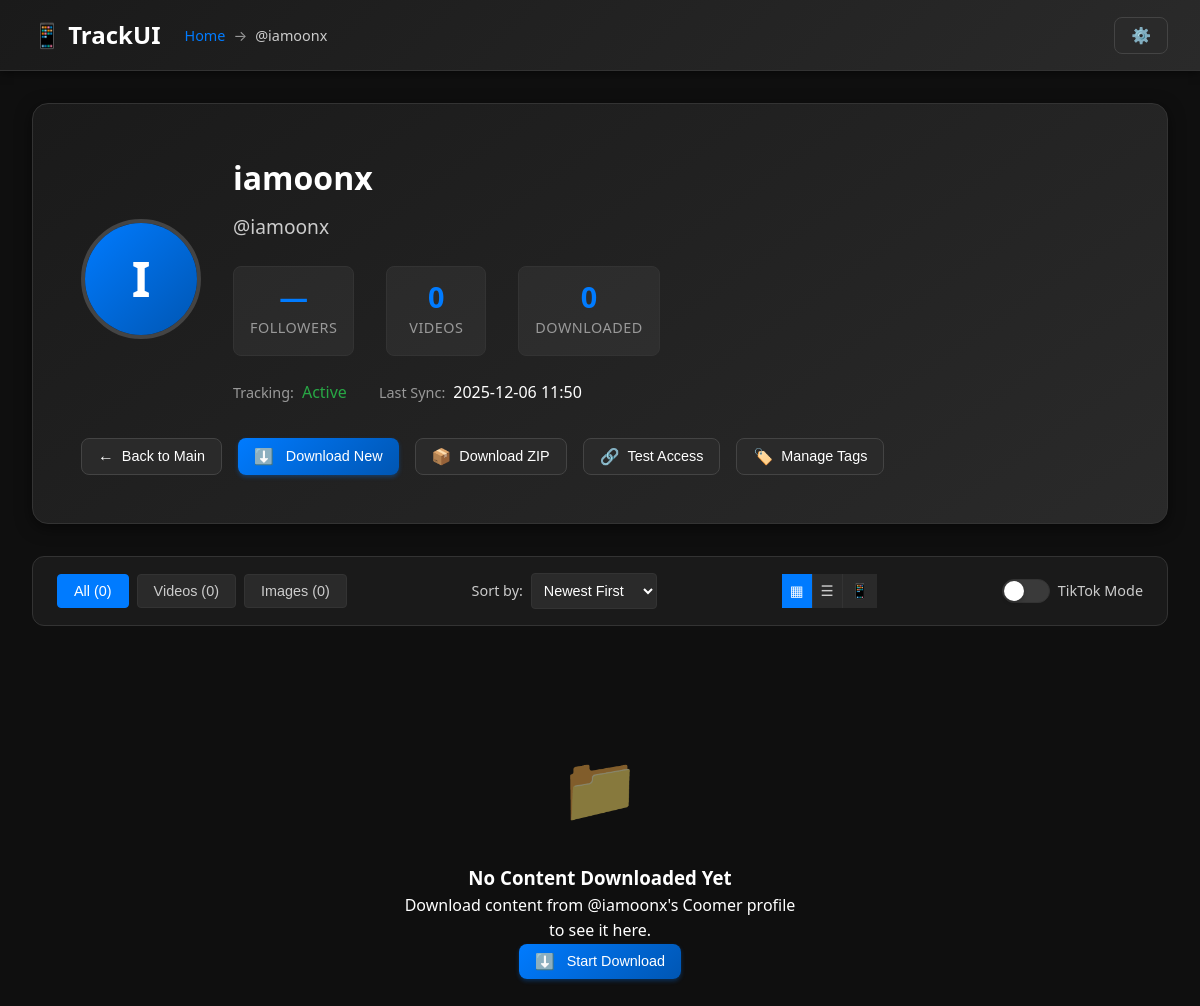
Page /user/iamoonx?platform=coomer on the committed database.
### tables this page shows
CREATE TABLE users (
            id INTEGER PRIMARY KEY AUTOINCREMENT,
            username TEXT NOT NULL,
            platform TEXT NOT NULL DEFAULT 'tiktok',
            display_name TEXT,
            profile_picture TEXT,
            follower_count INTEGER DEFAULT 0,
            following_count INTEGER DEFAULT 0,
            video_count INTEGER DEFAULT 0,
            is_tracking BOOLEAN DEFAULT 1,
            last_sync TIMESTAMP,
            created_at TIMESTAMP DEFAULT CURRENT_TIMESTAMP,
            download_count INTEGER DEFAULT 0,
            last_download TIMESTAMP,
            UNIQUE(username, platform)
        );

### app.py (the view, shortened to what this page needs)
@app.route('/user/<username>')
def user_profile(username):
    conn = get_db_connection()
    user = conn.execute('SELECT * FROM users WHERE username = ?', (username,)).fetchone()
    if not user:
        conn.close()
        abort(404)
    user_tags = conn.execute('''
        SELECT t.* FROM tags t
        JOIN user_tags ut ON t.id = ut.tag_id
        WHERE ut.user_id = ?
    ''', (user['id'],)).fetchall()
    conn.close()
    user_platform = user['platform'] if 'platform' in user.keys() else 'tiktok'
    platform = user_platform if user_platform else request.args.get('platform', 'tiktok')
    user_dir = os.path.join(DOWNLOADS_PATH, platform, username)
    media_files = []
    videos_only = get_bool_setting('profile_feed_videos_only', False)
    if videos_only:
        media_files = [m for m in media_files if m['type'] == 'video']
    media_files.sort(key=lambda x: (x['type'] != 'video', -x['modified'].timestamp()))
    stories_files = []
    highlights_files = []
    videos_count = len([m for m in media_files if m['type'] == 'video'])
    images_count = len([m for m in media_files if m['type'] == 'image'])
    stories_count = len(stories_files)
    highlights_count = len(highlights_files)
    avatar_url = None
    for ext in ['.jpg', '.jpeg', '.png', '.webp']:
        candidate = os.path.join(AVATARS_PATH, f"{platform}_{username}{ext}")
        if os.path.exists(candidate):
            avatar_url = f"/avatar/{username}"
            break
        candidate_legacy = os.path.join(AVATARS_PATH, f"{username}{ext}")
        if os.path.exists(candidate_legacy):
            avatar_url = f"/avatar/{username}"
            break
    if not avatar_url:
        first_image = next((m for m in media_files if m['type'] == 'image'), None)
        if first_image:
            avatar_url = f"/downloads/{first_image['path']}"
    return render_template('user.html',
                         user=dict(user),
                         user_tags=[dict(tag) for tag in user_tags],
                         media_files=media_files,
                         stories_files=stories_files,
                         highlights_files=highlights_files,
                         highlights_grouped=highlights_grouped if platform == 'instagram' else [],
                         media_counts={
                             'videos': videos_count,
                             'images': images_count,
                             'stories': stories_count,
                             'highlights': highlights_count,
                             'total': len(media_files)
                         },
                         avatar_url=avatar_url,
                         download_progress=download_progress.get(username, {}),
                         platform=platform)

### app.py (called while the page is built)
def get_db_connection():
    conn = sqlite3.connect(DATABASE_PATH)
    conn.row_factory = sqlite3.Row
    return conn

def get_setting(key, default=None):
    try:
        conn = get_db_connection()
        row = conn.execute('SELECT value FROM settings WHERE key = ?', (key,)).fetchone()
        conn.close()
        if row and row['value'] is not None:
            return row['value']
    except Exception:
        pass
    return default

def get_bool_setting(key, default=False):
    val = str(get_setting(key, 'true' if default else 'false')).strip().lower()
    return val in ('1', 'true', 'yes', 'on')

@app.template_filter('strftime')
def strftime_filter(value, fmt='%Y-%m-%d %H:%M'):
    try:
        if not value:
            return ''
        if isinstance(value, str):
            try:
                dt = datetime.fromisoformat(value)
            except Exception:
                return value
            return dt.strftime(fmt)
        return value.strftime(fmt)
    except Exception:
        return str(value)

### templates/user.html (shortened to what this page needs)
{% extends "layout.html" %}
{% block breadcrumb %}
<span class="breadcrumb-separator">→</span>
<span>@{{ user.username }}</span>
{% endblock %}
{% block content %}
<div class="user-profile">
    <div class="user-header">
        <div class="user-header-content">
            <div class="user-avatar-large">
                {% if avatar_url %}
                <img src="{{ avatar_url }}" alt="{{ user.display_name or user.username }}">
                {% else %}
                <div class="avatar-placeholder">{{ (user.display_name or user.username)[0]|upper }}</div>
                {% endif %}
            </div>
            <div class="user-details">
                <h1 class="user-display-name">{{ user.display_name or user.username }}</h1>
                <p class="user-handle">@{{ user.username }}</p>
                <div class="user-stats-row">
                    <div class="stat-box">
                        <div class="stat-number">{{ user.follower_count if user.follower_count and user.follower_count >
                            0 else '—' }}</div>
                        <div class="stat-label">Followers</div>
                    </div>
                    <div class="stat-box">
                        <div class="stat-number">{{ media_counts.videos }}</div>
                        <div class="stat-label">Videos</div>
                    </div>
                    <div class="stat-box">
                        <div class="stat-number">{{ media_counts.total }}</div>
                        <div class="stat-label">Downloaded</div>
                    </div>
                </div>
                <div class="status-info">
                    <div class="status-item">
                        <span class="status-label">Tracking:</span>
                        <span class="status-value {{ 'active' if user.is_tracking else 'inactive' }}">
                            {{ 'Active' if user.is_tracking else 'Inactive' }}
                        </span>
                    </div>
                    <div class="status-item">
                        <span class="status-label">Last Sync:</span>
                        <span class="status-value">
                            {% if user.last_sync %}
                            {{ user.last_sync|strftime('%Y-%m-%d %H:%M') }}
                            {% else %}
                            Never
                            {% endif %}
                        </span>
                    </div>
                </div>
            </div>
        </div>
        <div class="user-actions">
            <button class="btn btn-secondary" onclick="goBack()">
                <span class="btn-icon">←</span>
                Back to Main
            </button>
            <button class="btn btn-primary" id="downloadNewBtn"
                onclick="downloadNewContent('{{ user.username }}', '{{ request.args.get('platform','tiktok') }}')">
                <span class="btn-icon">⬇️</span>
                Download New
            </button>
            <button class="btn btn-secondary"
                onclick="downloadZip('{{ user.username }}', '{{ request.args.get('platform','tiktok') }}')">
                <span class="btn-icon">📦</span>
                Download ZIP
            </button>
            <button class="btn btn-secondary" onclick="testAccess()">
                <span class="btn-icon">🔗</span>
                Test Access
            </button>
            <button class="btn btn-secondary" onclick="showUserTagModal('{{ user.username }}')">
                <span class="btn-icon">🏷️</span>
                Manage Tags
            </button>
        </div>
    </div>
    <div class="media-controls">
        <div class="media-filters">
            <button class="filter-btn active" id="allFilter" onclick="filterMedia('all')">
                All ({{ media_files|length }})
            </button>
            <button class="filter-btn" id="videoFilter" onclick="filterMedia('video')">
                Videos ({{ media_files|selectattr('type', 'equalto', 'video')|list|length }})
            </button>
            <button class="filter-btn" id="imageFilter" onclick="filterMedia('image')">
                Images ({{ media_files|selectattr('type', 'equalto', 'image')|list|length }})
            </button>
        </div>
        <div class="sort-controls">
            <label for="sortSelect">Sort by:</label>
            <select id="sortSelect" onchange="sortMedia()">
                <option value="date-desc">Newest First</option>
            </select>
        </div>
        <div class="view-options">
            <button class="view-btn active" id="gridViewBtn" onclick="toggleMediaView('grid')">
                <span class="btn-icon">▦</span>
            </button>
            <button class="view-btn" id="listViewBtn" onclick="toggleMediaView('list')">
                <span class="btn-icon">☰</span>
            </button>
            <button class="view-btn" id="tiktokViewBtn" onclick="toggleMediaView('tiktok')">
                <span class="btn-icon">📱</span>
            </button>
        </div>
        <div class="tiktok-toggle">
            <label class="tiktok-switch">
                <span class="tiktok-slider"></span>
                <span class="tiktok-label">TikTok Mode</span>
            </label>
        </div>
    </div>
    {% if media_files %}
    <div class="media-gallery" id="mediaGallery">
        {% for file in media_files %}
        <div class="media-item" data-type="{{ file.type }}" data-name="{{ file.filename }}" data-size="{{ file.size }}"
            data-date="{{ file.modified.timestamp() }}">
            <div class="media-preview">
                {% if file.type == 'video' %}
                <video controls preload="metadata" playsinline webkit-playsinline muted>
                    <source src="{{ url_for('download_file', filename=file.path) }}" type="video/mp4">
                    Your browser does not support the video tag.
                </video>
                <div class="media-type-indicator">
                    <span class="type-icon">🎥</span>
                </div>
                {% else %}
                <img src="{{ url_for('download_file', filename=file.path) }}" alt="{{ file.filename }}" loading="lazy"
                    onclick="openLightbox('{{ url_for('download_file', filename=file.path) }}', '{{ file.filename }}')">
                <div class="media-type-indicator">
                    <span class="type-icon">🖼️</span>
                </div>
                {% endif %}
            </div>
            <div class="media-info">
                <div class="media-filename" title="{{ file.filename }}">
                    {{ file.filename[:30] + '...' if file.filename|length > 30 else file.filename }}
                </div>
                <div class="media-details">
                    <span class="file-size">{{ "%.1f"|format(file.size / 1024 / 1024) }} MB</span>
                    <span class="file-date">{{ file.modified.strftime('%m/%d/%Y') }}</span>
                </div>
            </div>
            <div class="media-actions">
                <button class="action-btn" onclick="downloadFile('{{ file.path }}', '{{ file.filename }}')"
                    title="Download">
                    <span class="btn-icon">⬇️</span>
                </button>
                <button class="action-btn"
                    onclick="showFileInfo('{{ file.filename }}', {{ file.size }}, '{{ file.modified.isoformat() }}')"
                    title="Info">
                    <span class="btn-icon">ℹ️</span>
                </button>
                {% if file.type == 'image' %}
                <button class="action-btn"
                    onclick="openLightbox('{{ url_for('download_file', filename=file.path) }}', '{{ file.filename }}')"
                    title="View Full Size">
                    <span class="btn-icon">🔍</span>
                </button>
                {% endif %}
            </div>
        </div>
        {% endfor %}
    </div>
    {% else %}
    <div class="empty-media-state">
        <div class="empty-state-content">
            <div class="empty-state-icon">📁</div>
            <h3>No Content Downloaded Yet</h3>
            <p>Download content from @{{ user.username }}'s {{ platform|title }} profile to see it here.</p>
            <button class="btn btn-primary" onclick="downloadNewContent('{{ user.username }}', '{{ platform }}')">
                <span class="btn-icon">⬇️</span>
                Start Download
            </button>
        </div>
    </div>
    {% endif %}
    {% endblock %}

### rows in the picture
users: username "iamoonx", display_name "I", display_name "iamoonx", follower_count "—", is_tracking "Active", last_sync|strftime "2025-12-06 11:50", platform "Coomer"

### other values in the picture
{{ media_counts.videos }} "0"
{{ media_counts.total }} "0"
{{ media_files|length }} "0"
{{ media_files|selectattr('type', 'equalto', 'video')|list|length }} "0"
{{ media_files|selectattr('type', 'equalto', 'image')|list|length }} "0"
